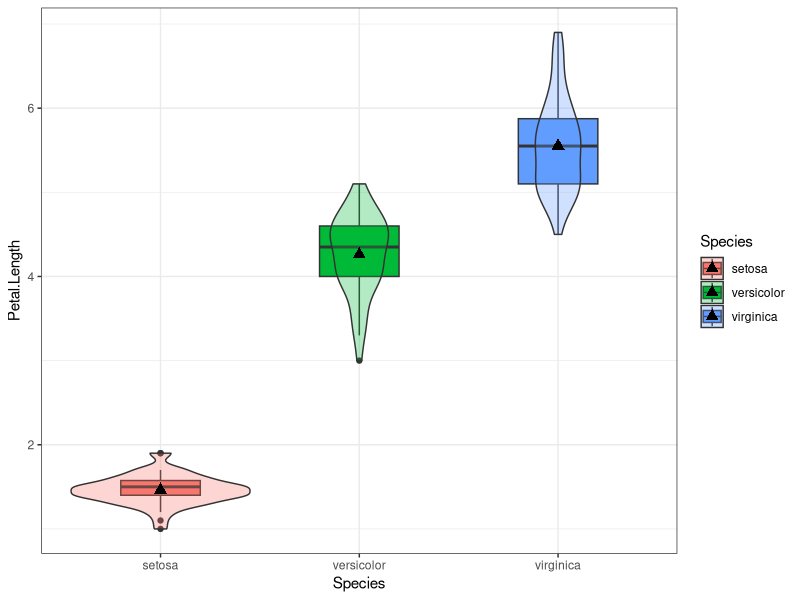
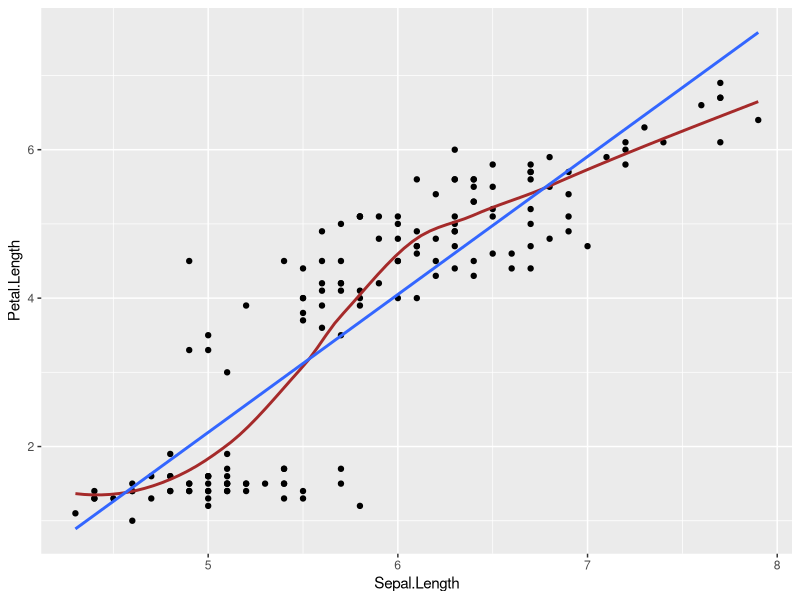

Source code (R) for these figures, in order:
## ---- chunk 1
library(ggplot2); library(dplyr); library(knitr)
## ---- chunk 2
iris %>% group_by(Species) %>% 
         summarise(mean=mean(Petal.Length), 
                   sd=sd(Petal.Length), 
                   n=n()) %>% 
         kable(digits=2)

ggplot(iris, aes(x=Species, y=Petal.Length, fill=Species)) + 
  geom_boxplot(width=.4) + geom_violin(alpha=.3) + 
  stat_summary(fun.y="mean", geom="point", size=3, pch=17, 
    position=position_dodge(width=0.75)) + theme_bw()
## ---- chunk 3
cor(iris$Petal.Length, iris$Sepal.Length) # calculate the correlation

ggplot(iris, aes(x=Sepal.Length, y=Petal.Length)) + geom_point() + 
  geom_smooth(se=FALSE, col="brown") + geom_smooth(se=FALSE, method="lm")
